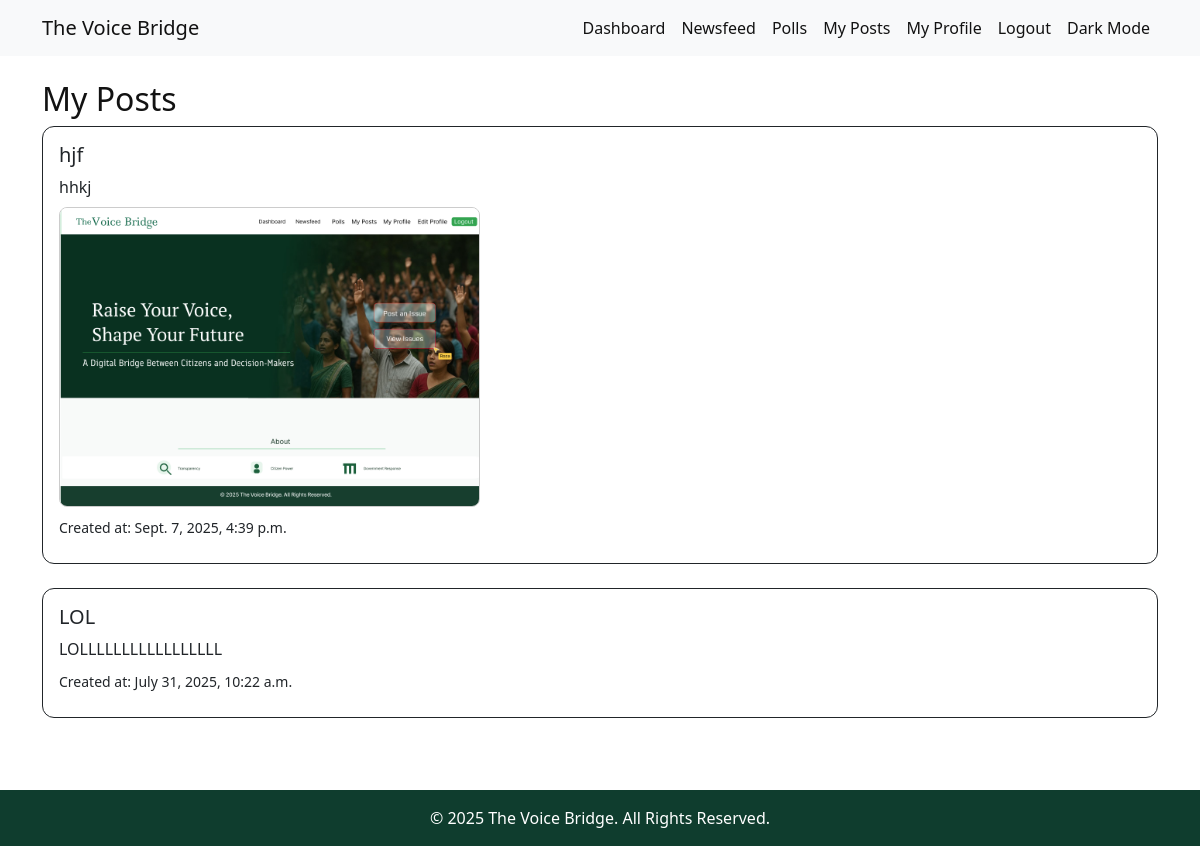
/my-posts/ (signed in), run on the app's committed database.
### issues/models.py (models this page shows, shortened)
class Issue(models.Model):
    user = models.ForeignKey(CustomUser, on_delete=models.SET_NULL, null=True, blank=True)
    title = models.CharField(max_length=200)
    description = models.TextField()
    image = models.ImageField(upload_to='issue_images/', blank=True, null=True)
    division = models.CharField(max_length=100)
    district = models.CharField(max_length=100)
    upazila = models.CharField(max_length=100)
    created_at = models.DateTimeField(auto_now_add=True)
    anonymous = models.BooleanField(default=False)
    status = models.CharField(max_length=20, choices=STATUS_CHOICES, default='Pending')

### issues/views.py (the view)
# urls.py: path('my-posts/', views.my_posts, name='my_posts'),
@login_required
def my_posts(request):
    posts = Issue.objects.filter(user=request.user).order_by('-created_at')
    return render(request, 'issues/my_posts.html', {'posts': posts})

### issues/templates/issues/my_posts.html (shortened to what this page needs)
{% extends 'base.html' %}
{% block content %}
<h2>My Posts</h2>
{% for issue in posts %}
  <div class="card">
    <div class="card-body">
      <h5 class="card-title">{{ issue.title }}</h5>
      <p>{{ issue.description }}</p>
      {% if issue.image %}
        <img src="{{ issue.image.url }}" class="img-fluid mb-2">
      {% endif %}
      <p><small>Created at: {{ issue.created_at }}</small></p>
    </div>
  </div>
{% empty %}
  <p>You haven't posted anything yet.</p>
{% endfor %}
{% endblock %}

### templates/base.html (style rules this page uses)
:root { --bg-color: #ffffff; --text-color: #121212; --nav-bg: #f8f9fa; --nav-text: #121212; --footer-bg: #0F3D2E; --footer-text: #ffffff; }
html, body { height: 100%; margin: 0; background-color: var(--bg-color); color: var(--text-color); }
body { display: flex; flex-direction: column; }

### issues/templates/issues/my_posts.html (style rules this page uses)
:root { --bg-dark: #0d0d10; --bg-light: #f5f5f5; --text-dark: #121212; --text-light: #f5f5f5; --card-dark: rgba(255, 255, 255, 0.05); --card-light: #ffffff; --border-dark: rgba(255, 255, 255, 0.1); --border-light: #ccc; }
.card { border-radius: 12px; margin-bottom: 1.5rem; border: 1px solid; }
h2, h5, p, small { margin-bottom: 0.5rem; }
img { border-radius: 8px; border: 1px solid #ccc; max-height: 300px; }

### data on the page
Issue: title "hjf", description "hhkj", image (picture), created_at "Sept. 7, 2025, 4:39 p.m."
Issue: title "LOL", description "LOLLLLLLLLLLLLLLLLL", created_at "July 31, 2025, 10:22 a.m."
